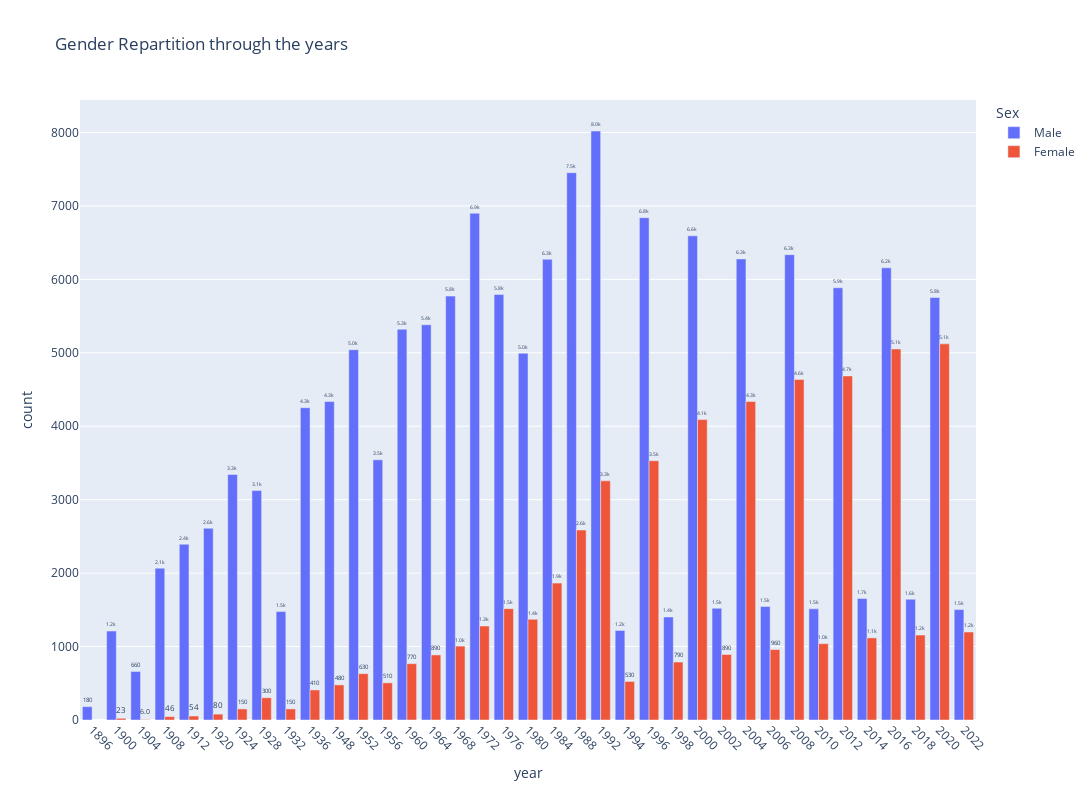

Notebook code cell kept with this figure:
### Code cell
fig = px.bar(
    gender_df,
    x="year",
    y="count",
    color="Sex",
    title="Gender Repartition through the years",
    barmode="group",
    width=1400,
    height=800,
    text_auto=".2s",
)

fig.update_traces(textfont_size=12, textangle=0, textposition="outside", cliponaxis=False)
fig.update_xaxes(type="category")
fig.update_xaxes(tickangle=45)
fig

### Figure 1 — Plotly figure (JSON) as saved in the notebook; plotly's stock layout.template omitted (floating-point values rounded to 4 significant figures)
{"data": [{"alignmentgroup": "True", "cliponaxis": false, "hovertemplate": "Sex=Male<br>year=%{x}<br>count=%{y}<extra></extra>", "legendgroup": "Male", "marker": {"color": "#636efa", "pattern": {"shape": ""}}, "name": "Male", "offsetgroup": "Male", "orientation": "v", "showlegend": true, "textangle": 0, "textfont": {"size": 12}, "textposition": "outside", "texttemplate": "%{y:.2s}", "type": "bar", "x": ["1896", "1900", "1904", "1908", "1912", "1920", "1924", "1928", "1932", "1936", "1948", "1952", "1956", "1960", "1964", "1968", "1972", "1976", "1980", "1984", "1988", "1992", "1994", "1996", "1998", "2000", "2002", "2004", "2006", "2008", "2010", "2012", "2014", "2016", "2018", "2020", "2022"], "xaxis": "x", "y": [182, 1211, 661, 2067, 2393, 2610, 3344, 3124, 1476, 4252, 4336, 5042, 3543, 5321, 5382, 5772, 6900, 5793, 4994, 6273, 7452, 8020, 1220, 6840, 1403, 6592, 1521, 6278, 1546, 6336, 1514, 5886, 1654, 6157, 1645, 5753, 1503], "yaxis": "y"}, {"alignmentgroup": "True", "cliponaxis": false, "hovertemplate": "Sex=Female<br>year=%{x}<br>count=%{y}<extra></extra>", "legendgroup": "Female", "marker": {"color": "#EF553B", "pattern": {"shape": ""}}, "name": "Female", "offsetgroup": "Female", "orientation": "v", "showlegend": true, "textangle": 0, "textfont": {"size": 12}, "textposition": "outside", "texttemplate": "%{y:.2s}", "type": "bar", "x": ["1900", "1904", "1908", "1912", "1920", "1924", "1928", "1932", "1936", "1948", "1952", "1956", "1960", "1964", "1968", "1972", "1976", "1980", "1984", "1988", "1992", "1994", "1996", "1998", "2000", "2002", "2004", "2006", "2008", "2010", "2012", "2014", "2016", "2018", "2020", "2022"], "xaxis": "x", "y": [23, 6, 46, 54, 80, 151, 303, 151, 409, 478, 631, 506, 767, 886, 1006, 1279, 1516, 1371, 1864, 2587, 3256, 525, 3530, 789, 4090, 892, 4337, 959, 4637, 1039, 4685, 1118, 5052, 1157, 5122, 1198], "yaxis": "y"}], "layout": {"barmode": "group", "height": 800, "legend": {"title": {"text": "Sex"}, "tracegroupgap": 0}, "title": {"text": "Gender Repartition through the years"}, "width": 1400, "xaxis": {"anchor": "y", "domain": [0, 1], "tickangle": 45, "title": {"text": "year"}, "type": "category"}, "yaxis": {"anchor": "x", "domain": [0, 1], "title": {"text": "count"}}}}
